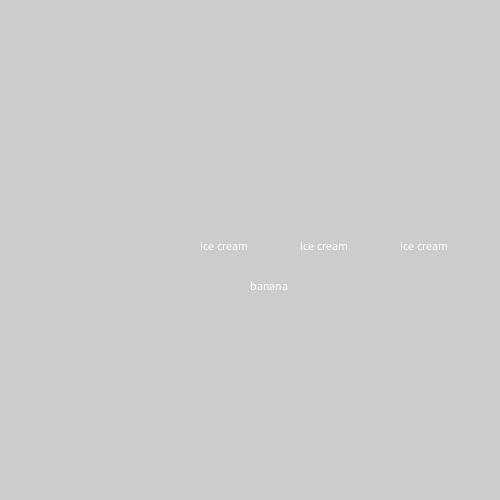
Frame 1 (no input)
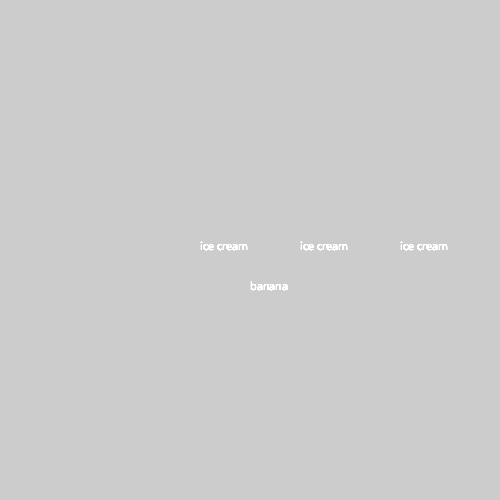
Frame 60 (the mouse pressed at the canvas centre just before this capture)
Frame 120 (the mouse held since frame 60 and released just before this capture): identical to frame 60, image omitted

The Processing sketch that drew these frames (run headless with seeded random() and noise(); from frame 60 on, the mouse is pressed at the canvas centre):

// Processing sketch: icecream
// ── icecream.pde
void setup()
{
size(500, 500);  
  
  
  
  
  
  
  
}

void draw()
{
 
for (int i = 0; i < 300; i+=100){
text("ice cream", 200+i, 250);
}
text("banana", 250, 290);
  
  
  
  
  
  
}
